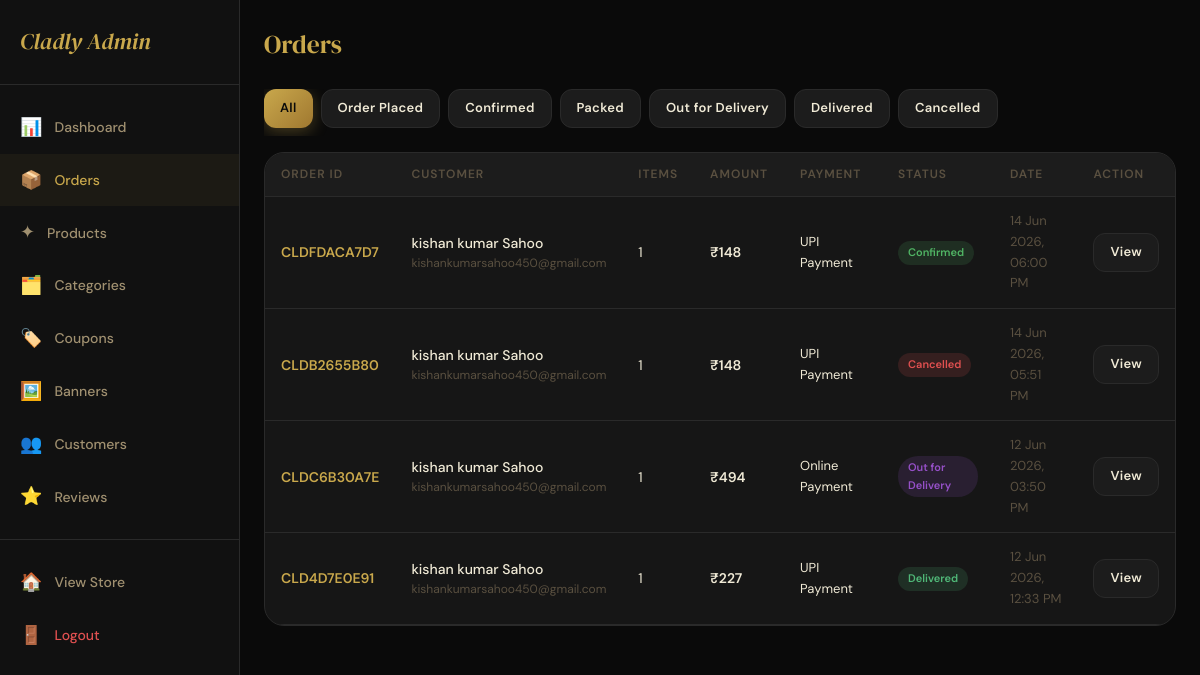
Page /admin-panel/orders/ (signed in) on the earlier database version.
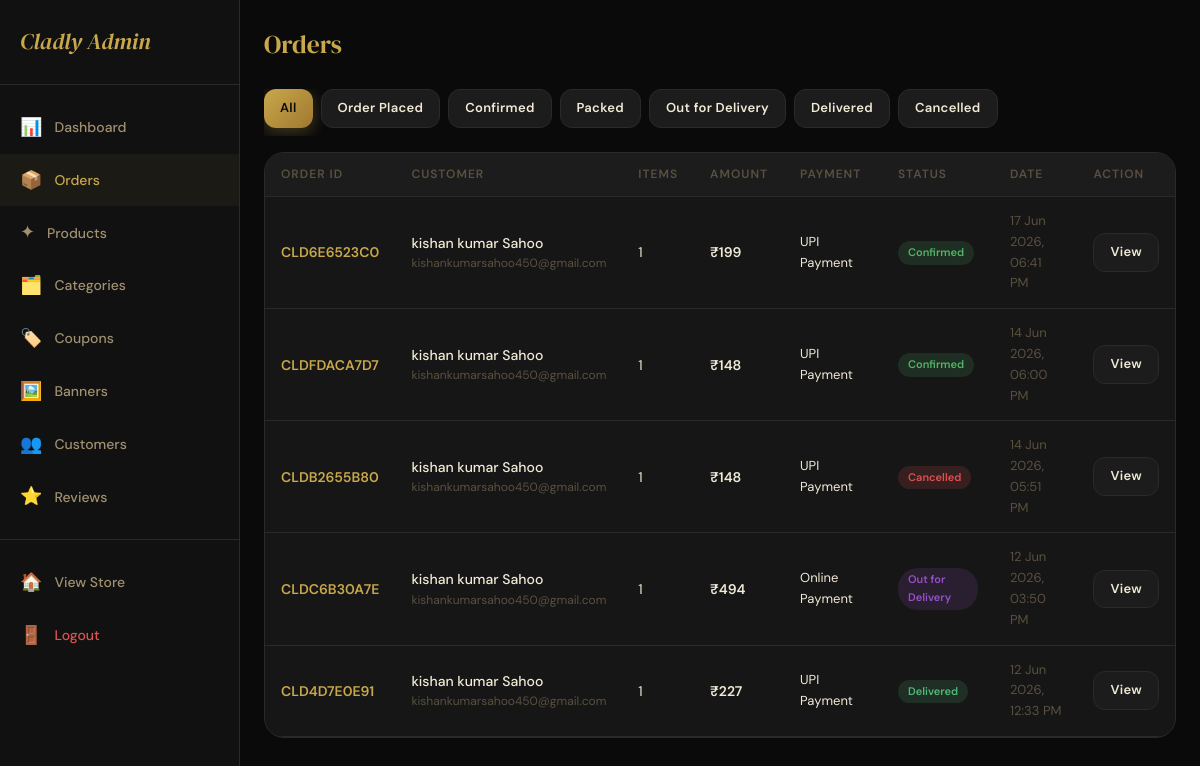
Same page on the later database version.
### store/models.py (models this page shows, shortened)
class Order(models.Model):
    STATUS_CHOICES = [
        ('placed', 'Order Placed'),
        ('confirmed', 'Confirmed'),
        ('packed', 'Packed'),
        ('out_for_delivery', 'Out for Delivery'),
        ('delivered', 'Delivered'),
        ('cancelled', 'Cancelled'),
    ]
    PAYMENT_CHOICES = [
        ('cod', 'Cash on Delivery'),
        ('upi', 'UPI Payment'),
        ('online', 'Online Payment'),
    ]
    order_id = models.CharField(max_length=20, unique=True)
    user = models.ForeignKey(User, on_delete=models.SET_NULL, null=True, related_name='orders')
    address = models.ForeignKey(Address, on_delete=models.SET_NULL, null=True)
    delivery_name = models.CharField(max_length=150)
    delivery_mobile = models.CharField(max_length=15)
    delivery_address = models.TextField()
    delivery_college = models.CharField(max_length=200, blank=True)
    delivery_city = models.CharField(max_length=100)
    delivery_pincode = models.CharField(max_length=10)
    subtotal = models.DecimalField(max_digits=10, decimal_places=2)
    delivery_charge = models.DecimalField(max_digits=10, decimal_places=2, default=0)
    discount_amount = models.DecimalField(max_digits=10, decimal_places=2, default=0)
    grand_total = models.DecimalField(max_digits=10, decimal_places=2)
    coupon = models.ForeignKey(Coupon, on_delete=models.SET_NULL, null=True, blank=True)
    coupon_code = models.CharField(max_length=50, blank=True)
    payment_method = models.CharField(max_length=20, choices=PAYMENT_CHOICES, default='cod')
    payment_status = models.BooleanField(default=False)
    payment_transaction_id = models.CharField(max_length=200, blank=True)
    razorpay_order_id = models.CharField(max_length=200, blank=True)
    razorpay_payment_id = models.CharField(max_length=200, blank=True)
    razorpay_signature = models.CharField(max_length=500, blank=True)
    status = models.CharField(max_length=30, choices=STATUS_CHOICES, default='placed')
    placed_at = models.DateTimeField(auto_now_add=True)
    updated_at = models.DateTimeField(auto_now=True)
    expected_delivery = models.DateField(null=True, blank=True)
    notes = models.TextField(blank=True)
    cancel_reason = models.TextField(blank=True)
    cancelled_at = models.DateTimeField(null=True, blank=True)
    class Meta:
        ordering = ['-placed_at']

class User(AbstractBaseUser, PermissionsMixin):
    full_name = models.CharField(max_length=150)
    email = models.EmailField(unique=True)
    mobile = models.CharField(max_length=15, unique=True, null=True, blank=True)
    is_active = models.BooleanField(default=True)
    is_staff = models.BooleanField(default=False)
    date_joined = models.DateTimeField(default=timezone.now)
    profile_image = models.ImageField(upload_to='profiles/', null=True, blank=True)
    referral_code = models.CharField(max_length=20, unique=True, blank=True)
    referred_by = models.ForeignKey('self', null=True, blank=True, on_delete=models.SET_NULL, related_name='referrals')
    referral_credits = models.DecimalField(max_digits=10, decimal_places=2, default=0)
    USERNAME_FIELD = 'email'
    REQUIRED_FIELDS = ['full_name']
    objects = UserManager()

### store/views.py (the view)
# urls.py: path('admin-panel/orders/', views.admin_orders, name='admin_orders'),
@user_passes_test(is_admin, login_url='/login/')
def admin_orders(request):
    orders = Order.objects.all().select_related('user').prefetch_related('items')
    status_filter = request.GET.get('status')
    if status_filter:
        orders = orders.filter(status=status_filter)
    paginator = Paginator(orders, 25)
    page = paginator.get_page(request.GET.get('page', 1))
    return render(request, 'store/admin/orders.html', {
        'orders': page,
        'status_choices': Order.STATUS_CHOICES,
        'current_status': status_filter,
    })

### store/context_processors.py (called while the page is built)
def cart_wishlist_count(request):
    cart_count = 0
    wishlist_count = 0
    notif_count = 0
    if request.user.is_authenticated:
        cart_count = Cart.objects.filter(user=request.user).count()
        wishlist_count = Wishlist.objects.filter(user=request.user).count()
        notif_count = Notification.objects.filter(user=request.user, is_read=False).count()
    else:
        session_key = request.session.session_key
        if session_key:
            cart_count = Cart.objects.filter(session_key=session_key).count()
    return {
        'cart_count': cart_count,
        'wishlist_count': wishlist_count,
        'notif_count': notif_count,
    }

def categories_list(request):
    categories = Category.objects.filter(is_active=True).order_by('order', 'name')
    return {'nav_categories': categories}

### store/views.py (called while the page is built)
def is_admin(user):
    return user.is_authenticated and user.is_staff

### store/templates/store/admin/orders.html (shortened to what this page needs)
{% extends 'store/admin/base_admin.html' %}
{% block admin_content %}
<div class="admin-header">
  <div class="admin-page-title">Orders</div>
</div>
<div style="display:flex;gap:8px;overflow-x:auto;padding-bottom:8px;margin-bottom:16px;">
  <a href="?" class="btn btn-sm {% if not current_status %}btn-gold{% else %}btn-dark{% endif %}">All</a>
  {% for val, label in status_choices %}
    <a href="?status={{ val }}" class="btn btn-sm {% if current_status == val %}btn-gold{% else %}btn-dark{% endif %}">{{ label }}</a>
  {% endfor %}
</div>
<div class="table-wrap">
  <table class="data-table">
    <thead>
      <tr><th>Order ID</th><th>Customer</th><th>Items</th><th>Amount</th><th>Payment</th><th>Status</th><th>Date</th><th>Action</th></tr>
    </thead>
    <tbody>
      {% for order in orders %}
        <tr>
          <td style="color:var(--gold);font-weight:600;">{{ order.order_id }}</td>
          <td>
            <div style="font-weight:500;">{{ order.delivery_name }}</div>
            {% if order.user %}<div style="font-size:12px;color:var(--text-muted);">{{ order.user.email }}</div>{% endif %}
          </td>
          <td>{{ order.items.count }}</td>
          <td style="font-weight:600;">₹{{ order.grand_total|floatformat:0 }}</td>
          <td style="font-size:13px;">{{ order.get_payment_method_display }}</td>
          <td><span class="status-badge status-{{ order.status }}">{{ order.get_status_display }}</span></td>
          <td style="color:var(--text-muted);font-size:13px;">{{ order.placed_at|date:"d M Y, h:i A" }}</td>
          <td><a href="{% url 'admin_order_detail' order.order_id %}" class="btn btn-dark btn-sm">View</a></td>
        </tr>
      {% empty %}
        <tr><td colspan="8" style="text-align:center;padding:40px;color:var(--text-muted);">No orders found.</td></tr>
      {% endfor %}
    </tbody>
  </table>
</div>
{% endblock %}

### store/templates/store/admin/base_admin.html (shortened to what this page needs)
{% load static %}
<!DOCTYPE html>
<html lang="en">
<head>
  <link rel="stylesheet" href="{% static 'store/css/main.css' %}">
</head>
<body style="padding-bottom:0;">
<div class="admin-layout">
  <aside class="admin-sidebar">
    <a href="{% url 'admin_dashboard' %}" class="admin-logo">Cladly Admin</a>
    <a href="{% url 'admin_dashboard' %}" class="admin-nav-item {% if request.resolver_match.url_name == 'admin_dashboard' %}active{% endif %}">
      <span class="admin-nav-icon">📊</span> Dashboard
    </a>
    <a href="{% url 'admin_orders' %}" class="admin-nav-item {% if 'admin_order' in request.resolver_match.url_name %}active{% endif %}">
      <span class="admin-nav-icon">📦</span> Orders
    </a>
    <a href="{% url 'admin_products' %}" class="admin-nav-item {% if 'admin_product' in request.resolver_match.url_name %}active{% endif %}">
      <span class="admin-nav-icon">✦</span> Products
    </a>
    <a href="{% url 'admin_categories' %}" class="admin-nav-item {% if 'admin_categor' in request.resolver_match.url_name %}active{% endif %}">
      <span class="admin-nav-icon">🗂️</span> Categories
    </a>
    <a href="{% url 'admin_coupons' %}" class="admin-nav-item {% if 'admin_coupon' in request.resolver_match.url_name %}active{% endif %}">
      <span class="admin-nav-icon">🏷️</span> Coupons
    </a>
    <a href="{% url 'admin_banners' %}" class="admin-nav-item {% if 'admin_banner' in request.resolver_match.url_name %}active{% endif %}">
      <span class="admin-nav-icon">🖼️</span> Banners
    </a>
    <a href="{% url 'admin_customers' %}" class="admin-nav-item {% if 'admin_customer' in request.resolver_match.url_name %}active{% endif %}">
      <span class="admin-nav-icon">👥</span> Customers
    </a>
    <a href="{% url 'admin_reviews' %}" class="admin-nav-item {% if 'admin_review' in request.resolver_match.url_name %}active{% endif %}">
      <span class="admin-nav-icon">⭐</span> Reviews
    </a>
    <div style="border-top:1px solid var(--border);margin:16px 0;"></div>
    <a href="{% url 'home' %}" class="admin-nav-item">
      <span class="admin-nav-icon">🏠</span> View Store
    </a>
    <a href="{% url 'logout' %}" class="admin-nav-item" style="color:var(--error);">
      <span class="admin-nav-icon">🚪</span> Logout
    </a>
  </aside>
  <main class="admin-main">
    {% block admin_content %}{% endblock %}
  </main>
</div>
</body>
</html>

### store/static/store/css/main.css (style rules this page uses)
:root { --gold: #C9A84C; --gold-light: #E8C96A; --gold-dark: #A07830; --gold-pale: #F5EDD6; --black: #0A0A0A; --black-soft: #111111; --black-card: #161616; --surface: #1C1C1C; --border: #2A2A2A; --border-gold: rgba(201,168,76,0.25); --text-primary: #F0EAD6; --text-secondary: #A09070; --text-muted: #5A5040; --white: #FFFFFF; --error: #E05050; --success: #50B878; --warning: #E0A050; --font-display: 'DM Serif Display', 'Playfair Display', Georgia, serif; --font-body: 'DM Sans', system-ui, sans-serif; --radius-sm: 6px; --radius: 12px; --radius-lg: 20px; --radius-xl: 32px; --shadow-gold: 0 4px 24px rgba(201,168,76,0.15); --shadow-deep: 0 8px 40px rgba(0,0,0,0.6); --shadow-card: 0 2px 16px rgba(0,0,0,0.4); --transition: 0.3s cubic-bezier(0.4, 0, 0.2, 1); }
body, .navbar, .category-nav, .product-card, .cart-item, .form-card, .checkout-section, .admin-sidebar, .stat-card, .table-wrap, footer.footer { transition: background-color 0.3s ease, border-color 0.3s ease, color 0.3s ease; }
*, *::before, *::after { box-sizing: border-box; margin: 0; padding: 0; }
html { scroll-behavior: smooth; -webkit-text-size-adjust: 100%; }
body { font-family: var(--font-body); background: var(--black); color: var(--text-primary); font-size: 15px; line-height: 1.6; overflow-x: hidden; }
a { color: var(--gold); text-decoration: none; transition: color var(--transition); }
.btn { display: inline-flex; align-items: center; justify-content: center; gap: 8px; padding: 12px 24px; border-radius: var(--radius); font-family: var(--font-body); font-size: 14px; font-weight: 600; border: none; cursor: pointer; transition: all var(--transition); text-decoration: none; letter-spacing: 0.3px; white-space: nowrap; }
.btn-gold { background: linear-gradient(135deg, var(--gold), var(--gold-dark)); color: var(--black); box-shadow: 0 4px 16px rgba(201,168,76,0.3); }
.btn-dark { background: var(--surface); color: var(--text-primary); border: 1px solid var(--border); }
.btn-sm { padding: 8px 16px; font-size: 13px; }
.admin-layout { display: grid; grid-template-columns: 240px 1fr; min-height: 100vh; }
.admin-sidebar { background: var(--black-soft); border-right: 1px solid var(--border); padding: 24px 0; position: sticky; top: 0; height: 100vh; overflow-y: auto; }
.admin-logo { font-family: var(--font-display); font-style: italic; font-size: 1.4rem; color: var(--gold); padding: 0 20px 24px; display: block; border-bottom: 1px solid var(--border); margin-bottom: 16px; }
.admin-nav-item { display: flex; align-items: center; gap: 12px; padding: 12px 20px; color: var(--text-secondary); text-decoration: none; font-size: 14px; font-weight: 500; transition: all var(--transition); }
.admin-nav-item:hover, .admin-nav-item.active { color: var(--gold); background: rgba(201,168,76,0.06); }
.admin-nav-icon { font-size: 18px; }
.admin-main { padding: 24px; background: var(--black); }
.admin-header { display: flex; justify-content: space-between; align-items: center; margin-bottom: 24px; }
.admin-page-title { font-family: var(--font-display); font-size: 1.6rem; color: var(--gold); }
.data-table { width: 100%; border-collapse: collapse; }
.data-table th { background: var(--surface); padding: 12px 16px; text-align: left; font-size: 12px; color: var(--text-muted); font-weight: 600; text-transform: uppercase; letter-spacing: 1px; border-bottom: 1px solid var(--border); }
.data-table td { padding: 14px 16px; border-bottom: 1px solid var(--border); font-size: 14px; vertical-align: middle; }
.table-wrap { background: var(--black-card); border: 1px solid var(--border); border-radius: var(--radius-lg); overflow: hidden; overflow-x: auto; }
.status-badge { display: inline-block; padding: 3px 10px; border-radius: 20px; font-size: 11px; font-weight: 600; }
.status-confirmed { background: rgba(80,180,100,0.15); color: #50B464; }
.status-out_for_delivery { background: rgba(150,80,200,0.15); color: #9650C8; }
.status-delivered { background: rgba(80,184,120,0.15); color: var(--success); }
.status-cancelled { background: rgba(224,80,80,0.15); color: var(--error); }

Differences in the rows shown:
added Order: order_id "CLD6E6523C0", delivery_name "kishan kumar Sahoo", user.email "kishankumarsahoo450@gmail.com", items.count "1", grand_total "199", payment_method "UPI Payment", status "Confirmed", placed_at "17 Jun 2026, 06:41 PM"
